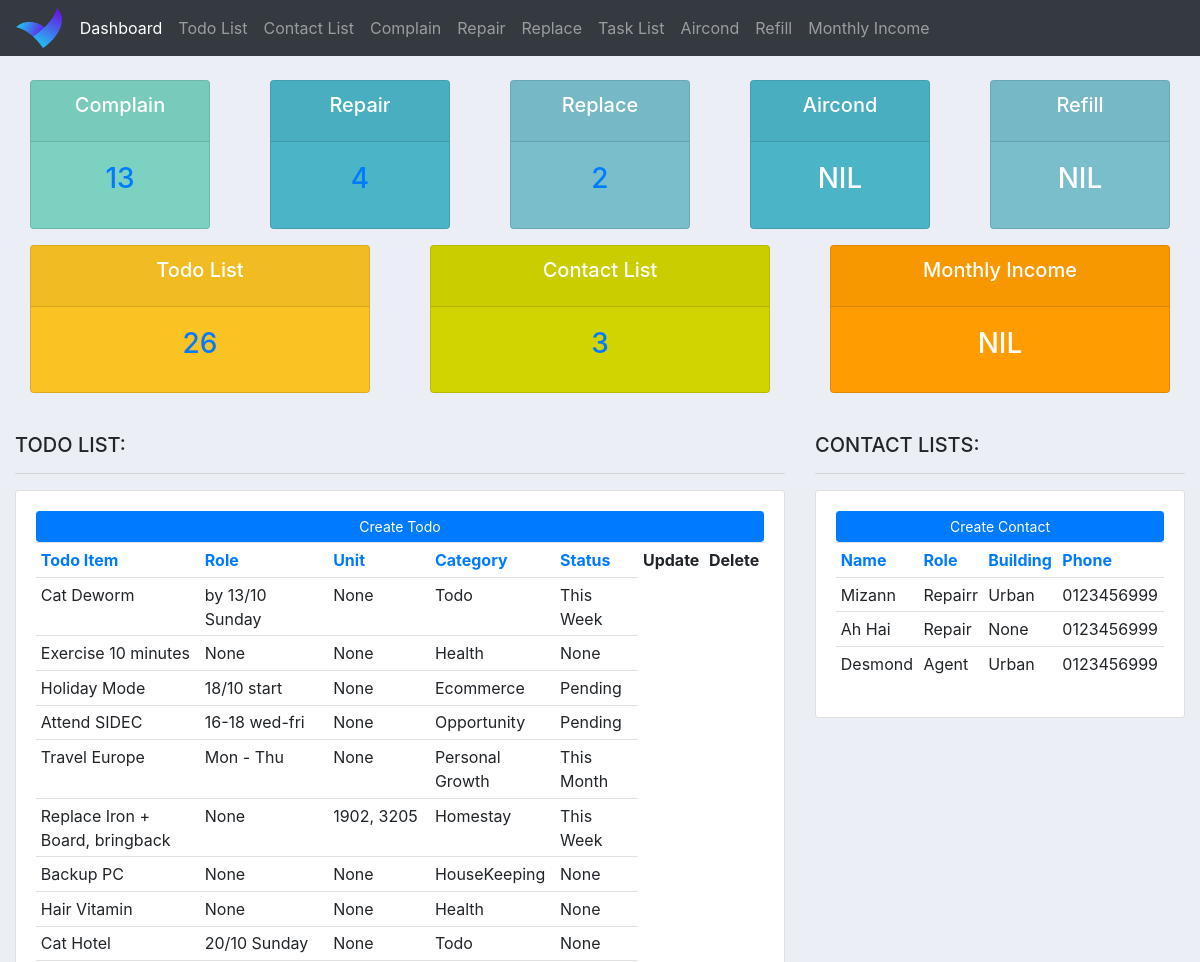
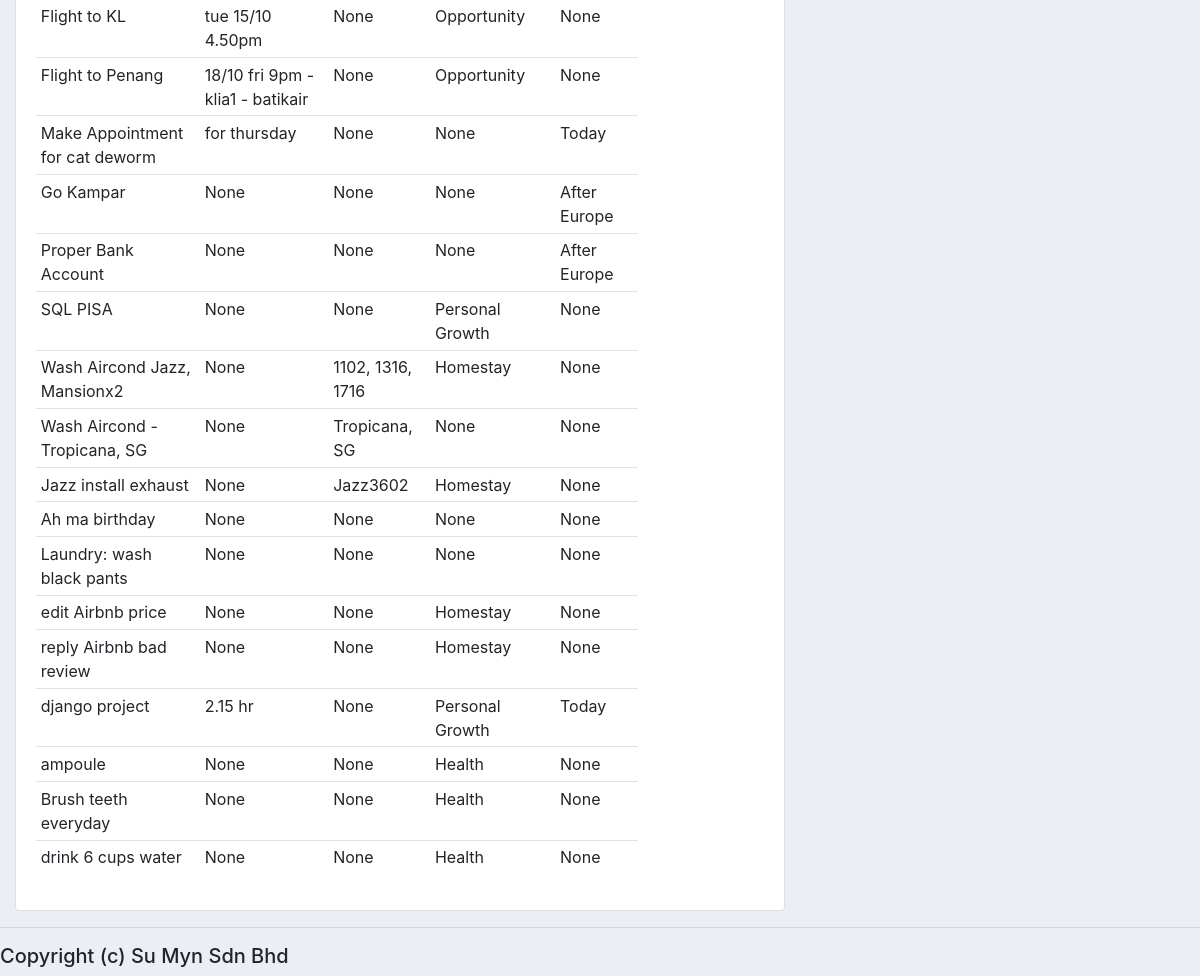
The page / on the database its author committed (2 pictures, top to bottom).
### homestay_app/models.py (models this page shows, shortened)
class TodoList(models.Model):
    CATEGORY = (
        ("Not Chosen", "Not Chosen"),
        ("Todo", "Todo"),
        ("Personal Growth", "Personal Growth"),
        ("Money Matter", "Money Matter"),
        ("Health", "Health"),
        ("Opportunity", "Opportunity"),
        ("Homestay", "Homestay"),
        ("Stock Market", "Stock Market"),
        ("Ecommerce", "Ecommerce"),
        ("HouseKeeping", "HouseKeeping")
    )
    STATUS = (
        ("Not Chosen", "Not Chosen"),
        ("Today", "Today"),
        ("Tomorrow", "Tomorrow"),
        ("Pending", "Pending"),
        ("Done", "Done"),
        ("This Week", "This Week"),
        ("This Month", "This Month"),
        ("This Year", "This Year"),
        ("After Europe", "After Europe"),
    )
    todo_item = models.CharField(max_length=200, null=True, blank=True)
    remark = models.CharField(max_length=200, null=True, blank=True)
    unit = models.CharField(max_length=30, null=True, blank=True)
    category = models.CharField(max_length=30, null=True, blank=True, choices=CATEGORY)
    status =  models.CharField(max_length=30, blank=True, null=True, choices=STATUS)
    date = models.CharField(max_length=30, null=True, blank=True)
    day = models.CharField(max_length=30, null=True, blank=True)
    created_at = models.DateTimeField(auto_now_add=True, null=True, blank=True)
    updated_at = models.DateTimeField(auto_now=True, null=True, blank=True)

class ContactList(models.Model):
    name = models.CharField(max_length=30, null=True, blank=True)
    role = models.CharField(max_length=30, null=True, blank=True)
    building = models.CharField(max_length=30, null=True, blank=True)
    phone =  models.CharField(max_length=30, blank=True, null=True)
    remark = models.CharField(max_length=200, null=True, blank=True)
    tags = models.ManyToManyField(Tag, blank=True)
    created_at = models.DateTimeField(auto_now_add=True, null=True, blank=True)
    updated_at = models.DateTimeField(auto_now=True, null=True, blank=True)

### homestay_app/views.py (the view)
# urls.py: path('', views.index, name='index'),
def index(request):
	contact_list = ContactList.objects.all()
	todo_list = TodoList.objects.all()
	complain_list = ComplainList.objects.all()
	repair_list = RepairList.objects.all()
	replace_list = ReplaceList.objects.all()
	sort_by = request.GET.get('sort', '')
	valid_sort_fields_contactlist = ['name', 'role', 'building', 'phone']
	valid_sort_fields_todolist = ['todo_item', 'remark', 'unit', 'category', 'status', 'created_at']
	if sort_by in valid_sort_fields_contactlist:
		contact_list = contact_list.order_by(F(sort_by).asc(nulls_last=True))
	if sort_by in valid_sort_fields_todolist:
		todo_list =todo_list.order_by(F(sort_by).asc(nulls_last=True))
	return render(request, 'index.html', {'contact_list': contact_list, 'current_sort': sort_by, 'todo_list': todo_list, 'complain_list': complain_list, 'repair_list': repair_list, 'replace_list': replace_list})

### homestay_app/templates/index.html (shortened to what this page needs)
{%  extends 'base.html' %}
{% block content %}
{%  include 'status.html' %}
<br>
<div class="row">
	<div class="col-md-8">
		<h5>TODO LIST:</h5>
		<hr>
		<div class="card card-body">
			<a class="btn btn-primary  btn-sm btn-block" href="">Create Todo</a>
			<table class="table table-sm">
				<tr>
					<th><a href="?sort=todo_item" class="{% if current_sort == 'todo_item' %}sort-indicator-todolist{% endif %}">Todo Item</a></th>
					<th><a href="?sort=remark" class="{% if current_sort == 'remark' %}sort-indicator-todolist{% endif %}">Role</a></th>
					<th><a href="?sort=unit" class="{% if current_sort == 'unit' %}sort-indicator-todolist{% endif %}">Unit</a></th>
					<th><a href="?sort=category" class="{% if current_sort == 'category' %}sort-indicator-todolist{% endif %}">Category</a></th>
					<th><a href="?sort=status" class="{% if current_sort == 'status' %}sort-indicator-todolist{% endif %}">Status</a></th>
					<th>Update</th>
					<th>Delete</th>
				</tr>
				{% for m in todo_list %}
					<tr>
						<td>{{m.todo_item}}</td>
						<td>{{m.remark}}</td>
						<td>{{m.unit}}</td>
						<td>{{m.category}}</td>
						<td>{{m.status}}</td>
					</tr>
				{% endfor %}
			</table>
		</div>
	</div>
	<div class="col-md-4">
		<h5>CONTACT LISTS:</h5>
		<hr>
		<div class="card card-body">
			<a class="btn btn-primary  btn-sm btn-block" href="">Create Contact</a>
			<table class="table table-sm">
				<tr>
					<th><a href="?sort=name" class="{% if current_sort == 'name' %}sort-indicator-contactlist{% endif %}">Name</a></th>
					<th><a href="?sort=role" class="{% if current_sort == 'role' %}sort-indicator-contactlist{% endif %}">Role</a></th>
					<th><a href="?sort=building" class="{% if current_sort == 'building' %}sort-indicator-contactlist{% endif %}">Building</a></th>
					<th><a href="?sort=phone" class="{% if current_sort == 'phone' %}sort-indicator-contactlist{% endif %}">Phone</a></th>
				</tr>
				{% for n in contact_list %}
					<tr>
						<td>{{n.name}}</td>
						<td>{{n.role}}</td>
						<td>{{n.building}}</td>
						<td>{{n.phone}}</td>
					</tr>
				{% endfor %}
			</table>
		</div>
	</div>
</div>
{% endblock %}

### static/css/base.css (style rules this page uses)
body { background-color: #ebeff5; }

### rows shown on the page
TodoList: todo_item "Cat Deworm", remark "by 13/10 Sunday", unit "None", category "Todo", status "This Week"
TodoList: todo_item "Exercise 10 minutes", remark "None", unit "None", category "Health", status "None"
TodoList: todo_item "Holiday Mode", remark "18/10 start", unit "None", category "Ecommerce", status "Pending"
TodoList: todo_item "Attend SIDEC", remark "16-18 wed-fri", unit "None", category "Opportunity", status "Pending"
TodoList: todo_item "Travel Europe", remark "Mon - Thu", unit "None", category "Personal Growth", status "This Month"
TodoList: todo_item "Replace Iron + Board, bringback", remark "None", unit "1902, 3205", category "Homestay", status "This Week"
TodoList: todo_item "Backup PC", remark "None", unit "None", category "HouseKeeping", status "None"
TodoList: todo_item "Hair Vitamin", remark "None", unit "None", category "Health", status "None"
TodoList: todo_item "Cat Hotel", remark "20/10 Sunday", unit "None", category "Todo", status "None"
TodoList: todo_item "Flight to KL", remark "tue 15/10 4.50pm", unit "None", category "Opportunity", status "None"
TodoList: todo_item "Flight to Penang", remark "18/10 fri 9pm - klia1 - batikair", unit "None", category "Opportunity", status "None"
TodoList: todo_item "Make Appointment for cat deworm", remark "for thursday", unit "None", category "None", status "Today"
TodoList: todo_item "Go Kampar", remark "None", unit "None", category "None", status "After Europe"
TodoList: todo_item "Proper Bank Account", remark "None", unit "None", category "None", status "After Europe"
TodoList: todo_item "SQL PISA", remark "None", unit "None", category "Personal Growth", status "None"
TodoList: todo_item "Wash Aircond Jazz, Mansionx2", remark "None", unit "1102, 1316, 1716", category "Homestay", status "None"
TodoList: todo_item "Wash Aircond - Tropicana, SG", remark "None", unit "Tropicana, SG", category "None", status "None"
TodoList: todo_item "Jazz install exhaust", remark "None", unit "Jazz3602", category "Homestay", status "None"
TodoList: todo_item "Ah ma birthday", remark "None", unit "None", category "None", status "None"
TodoList: todo_item "Laundry: wash black pants", remark "None", unit "None", category "None", status "None"
TodoList: todo_item "edit Airbnb price", remark "None", unit "None", category "Homestay", status "None"
TodoList: todo_item "reply Airbnb bad review", remark "None", unit "None", category "Homestay", status "None"
TodoList: todo_item "django project", remark "2.15 hr", unit "None", category "Personal Growth", status "Today"
TodoList: todo_item "ampoule", remark "None", unit "None", category "Health", status "None"
TodoList: todo_item "Brush teeth everyday", remark "None", unit "None", category "Health", status "None"
TodoList: todo_item "drink 6 cups water", remark "None", unit "None", category "Health", status "None"
ContactList: name "Mizann", role "Repairr", building "Urban", phone "0123456999"
ContactList: name "Ah Hai", role "Repair", building "None", phone "0123456999"
ContactList: name "Desmond", role "Agent", building "Urban", phone "0123456999"

### other values the page prints
{{ complain_list.count }} "13"
{{ repair_list.count }} "4"
{{ replace_list.count }} "2"
{{ todo_list.count }} "26"
{{ contact_list.count }} "3"
